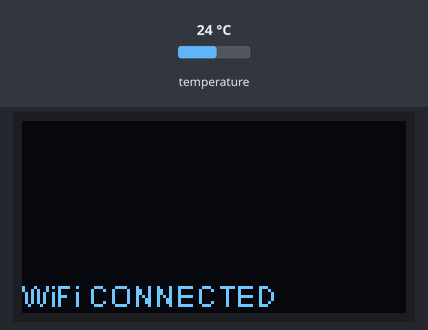
Recording of a sketch running on a simulated ESP8266 (NodeMCU). Parts: 128×64 one-colour display. Inputs (shaded band) come from the test bench; at power-on: temperature 24 °C. WiFi joins after 1.5 s; servers stay silent unless stated; uploads are accepted with an empty reply.

Above: at 1.6 s.
At 3.1 s:
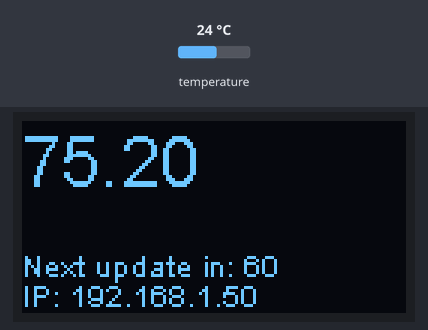
At 11.9 s:
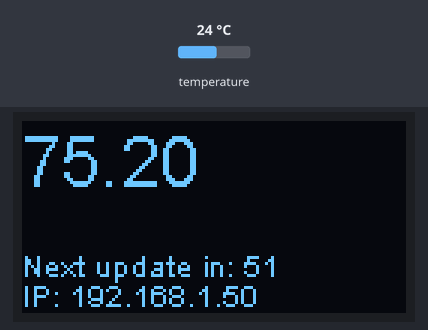
At 20.7 s:
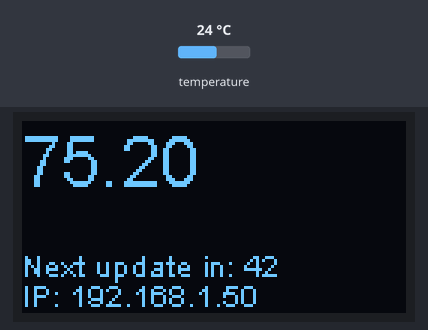
At 29.5 s:
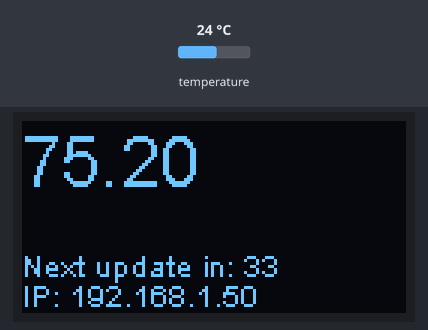
At 38.3 s:
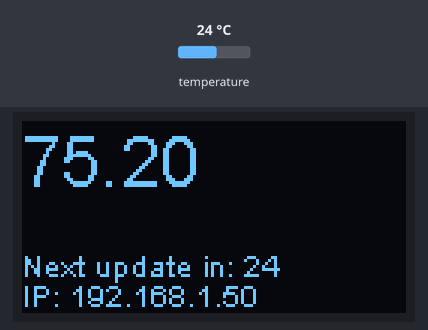

Measured:
- what the display in image 0 shows lasts 1.5 s, from 1.6 s to 3.1 s
- what the display in image 2 shows lasts 0.9 s, from 11.9 s to 12.8 s

The sketch:

WifiTempSensor.ino
```cpp
#include <ESP8266WiFi.h>
#include <ESP8266HTTPClient.h>
#include <OneWire.h>
#include <DallasTemperature.h>
#include <SSD1306.h>

const char* wifi_ssid = "YOUR_SSID";
const char* wifi_pw = "YOUR_PASSWORD";

String loggerPublicKey = "YOUR_PUBLIC_KEY";
String loggerPrivateKey = "YOUR_PRIVATE_KEY";
String loggerUrl = "/input/" + loggerPublicKey + "?private_key=" + loggerPrivateKey;

// DHT18B20 is on GPIO3 / RX
OneWire oneWire(3);
DallasTemperature tempSensors(&oneWire);

// Defaulting the OLED connection to GPIO0 and GPIO2 pins
#define SDA_PIN 0
#define SDC_PIN 2

// define the OLED display
SSD1306 display(0x3c, SDA_PIN, SDC_PIN);

// global variables (yeah, yeah, I know better...)
float currentTemp;
String ipAddress;
int nextUpdateCounter;

// function prototypes
void updateDisplay();
int logTemp();
String ipToString(IPAddress ip);

void setup() {

  // start the temperature sensors - there could theoretically be more than one connected
  // to the bus.
  tempSensors.begin();

  display.init();
  display.flipScreenVertically();

  display.setTextAlignment(TEXT_ALIGN_LEFT);
  display.setFont(ArialMT_Plain_10);

  if(tempSensors.getDeviceCount() < 1) {
    // there's no sensor on the bus - we're doomed
    display.drawString(0,0,"TEMP SENSOR FAIL!");
    display.display();
    return;
  }

  display.drawString(0,52,"WiFi connecting...");
  display.display();

  // start a WiFi connection
  WiFi.begin(wifi_ssid, wifi_pw);
  while (WiFi.status() != WL_CONNECTED) {
    delay(500);
  }

  display.clear();
  display.drawString(0,52,"WiFi CONNECTED");
  display.display();
  delay(500); // let user see the connected message

  // initialize variables for loop
  ipAddress = ipToString(WiFi.localIP());
  nextUpdateCounter = 1;
}


void loop() {

  if(--nextUpdateCounter == 0) {
    tempSensors.requestTemperatures();
    currentTemp = tempSensors.getTempFByIndex(0);
    logTemp();
    nextUpdateCounter = 60;
  }

  updateDisplay();

  delay(950); // swag of 50ms required to update the OLED
}

/*
 * Draw the current temperature, next update countdown timer, and IP address
 */
void updateDisplay() {
  display.clear();

  display.setTextAlignment(TEXT_ALIGN_LEFT);
  display.setFont(ArialMT_Plain_24);
  display.drawString(0,0,String(currentTemp));
  display.display();

  display.setTextAlignment(TEXT_ALIGN_LEFT);
  display.setFont(ArialMT_Plain_10);
  display.drawString(0,42,"Next update in: "+String(nextUpdateCounter));

  display.setTextAlignment(TEXT_ALIGN_LEFT);
  display.setFont(ArialMT_Plain_10);
  display.drawString(0,52,"IP: "+ipAddress);

  display.display();
}

/*
 * Log the temperature off to data.sparkfun.com
 * returns HTTP response code
 */
int logTemp() {
  HTTPClient http;
  http.begin("data.sparkfun.com",
    80,
    loggerUrl
      + "&tempf="
      + currentTemp
  );

  return http.GET();
}

/*
 * Convert an IPAddress to a String
 */
String ipToString(IPAddress ip){
  String s="";
  for (int i=0; i<4; i++)
    s += i  ? "." + String(ip[i]) : String(ip[i]);
  return s;
}
```
